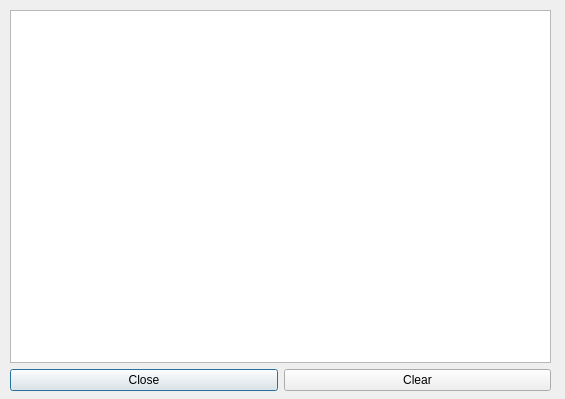
<?xml version="1.0" encoding="UTF-8"?>
<ui version="4.0">
 <class>compile_dialog</class>
 <widget class="QDialog" name="compile_dialog">
  <property name="geometry">
   <rect>
    <x>0</x>
    <y>0</y>
    <width>565</width>
    <height>399</height>
   </rect>
  </property>
  <property name="windowTitle">
   <string>Compile dialog</string>
  </property>
  <widget class="QWidget" name="verticalLayoutWidget">
   <property name="geometry">
    <rect>
     <x>10</x>
     <y>10</y>
     <width>541</width>
     <height>381</height>
    </rect>
   </property>
   <layout class="QVBoxLayout" name="verticalLayout">
    <item>
     <widget class="QTextEdit" name="compile_edit">
      <property name="readOnly">
       <bool>true</bool>
      </property>
     </widget>
    </item>
    <item>
     <layout class="QHBoxLayout" name="horizontalLayout">
      <item>
       <widget class="QPushButton" name="compile_close">
        <property name="text">
         <string>Close</string>
        </property>
       </widget>
      </item>
      <item>
       <widget class="QPushButton" name="pushButton">
        <property name="text">
         <string>Clear</string>
        </property>
       </widget>
      </item>
     </layout>
    </item>
   </layout>
  </widget>
 </widget>
 <resources/>
 <connections/>
</ui>
